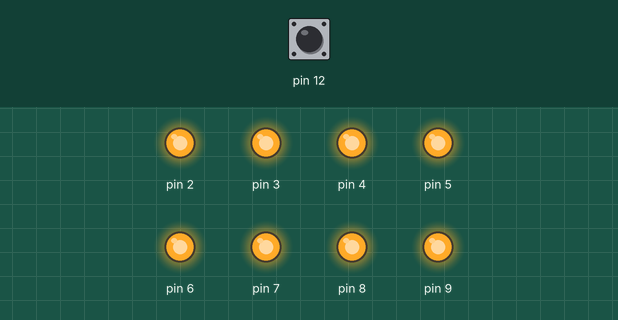
Simulated run of this sketch. Board: Arduino Uno, built with avr-gcc and run on an emulated ATmega328P. Parts: output pins drawn as LEDs (lit = HIGH). The test bench sets the inputs (shaded band); at power-on: pin 12 HIGH.

Above: at 1.2 s.
1.3 s: pin 12 pulled LOW for 0.15 s
At 1.37 s:
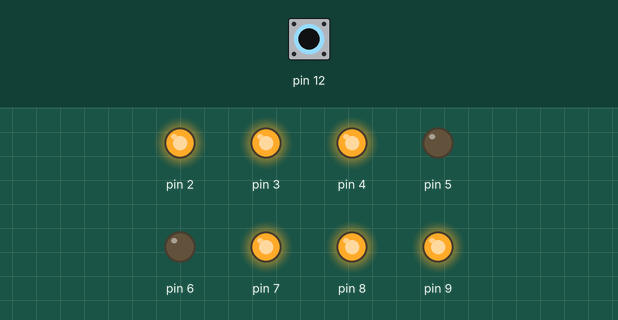
2.9 s: pin 12 pulled LOW for 1 s
At 3.7 s:
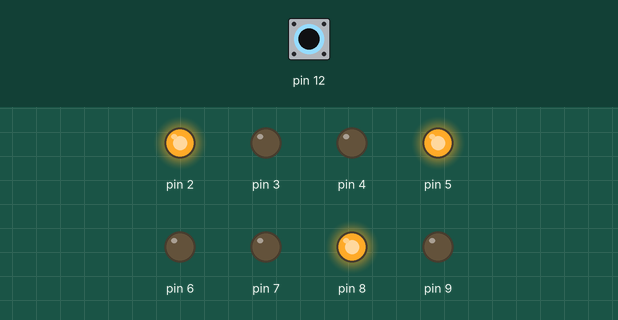
5.4 s: pin 12 pulled LOW for 0.15 s
At 5.47 s:
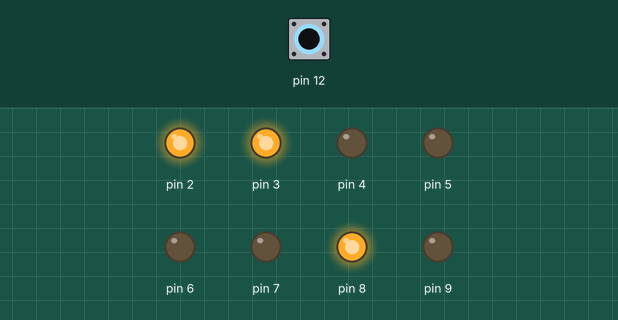
7.0 s: pin 12 pulled LOW for 3.2 s
At 8.3 s:
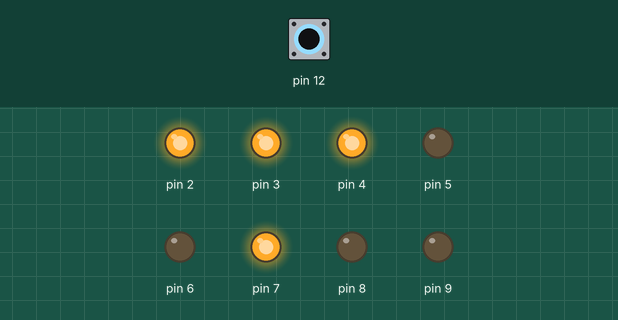
11.7 s: pin 12 pulled LOW for 0.15 s
At 11.77 s:
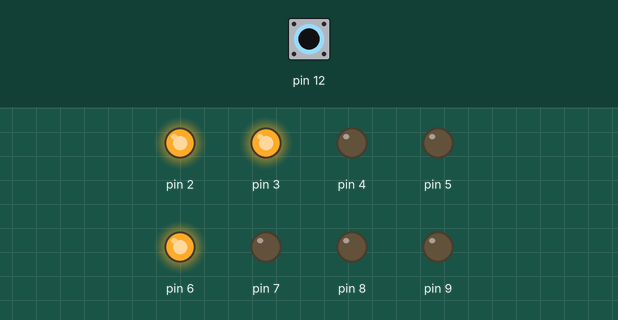
13.3 s: pin 12 pulled LOW for 1 s
At 14.1 s:
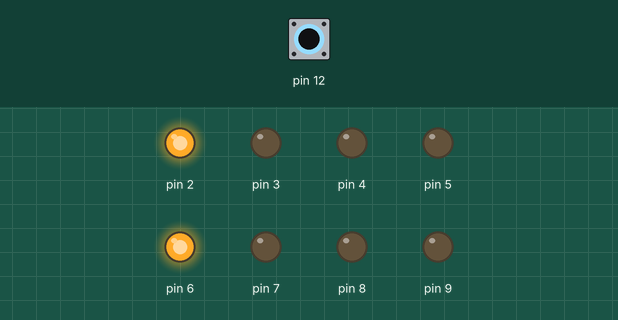
Timing chart, 0 to 16.3 s (numbered marks = the images above; inputs shaded):
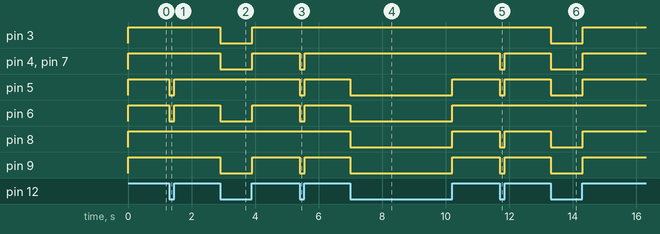

Measured:
- after the input at 1.3 s, pin 5, pin 6: HIGH → LOW at once, → HIGH 0.15 s later
- after the input at 2.9 s, pin 3, pin 4, pin 6, pin 7, pin 9: HIGH → LOW at once, → HIGH 1.0 s later
- after the input at 5.4 s, pin 4–7, pin 9: HIGH → LOW at once, → HIGH 0.15 s later
- after the input at 7.0 s, pin 5, pin 6, pin 8, pin 9: HIGH → LOW at once, → HIGH 3.2 s later
- after the input at 11.7 s, pin 4, pin 5, pin 7–9: HIGH → LOW at once, → HIGH 0.15 s later
- after the input at 13.3 s, pin 3–5, pin 7–9: HIGH → LOW at once, → HIGH 1.0 s later

The sketch:

buttonNumIncrement.ino
```cpp
void setup() {
  Serial.begin(9600);
  for (int i = 2; i <= 9; i++) {
    pinMode(i, OUTPUT);
  }
  pinMode(12, INPUT_PULLUP);
  off();
  displayNum(0);
}

void off() {
  for (int i = 2; i <= 9; i++) {
    digitalWrite(i, HIGH);
  }
}

void on(int startNum, int endNum, int skip = 10, int skip2 = 10) {
  for (int i = startNum; i <= endNum; i++) {
    if (i != skip && i != skip2) {
      digitalWrite(i, LOW);
    }
  }
}

void displayNum(int num) {
  switch (num) {
    case 0:
      on(3, 8);
      break;
    case 1:
      on(5, 6);
      break;
    case 2:
      on(3, 9, 5, 8);
      break;
    case 3:
      on(4, 9, 8);
      break;
    case 4:
      on(5, 9, 7);
      break;
    case 5:
      on(4, 9, 6);
      break;
    case 6:
      on(3, 9, 6);
      break;
    case 7:
      on(5, 7);
      break;
    case 8:
      on(3, 9);
      break;
    case 9:
      on(4, 9);
      break;
    default:
      break;
  }
}

int num = 0;
bool wasPressed = false;
void loop() {

  bool pressed = digitalRead(12);
  if (pressed && !wasPressed) {
    num++;
    delay(5);
    wasPressed = true;
    off();
  }
  else if (!pressed && wasPressed) {
    off();
    displayNum(num);
    delay(5);
    wasPressed = false;
  }
  if (num >  9) {
    num = 0;
  }
}
```
